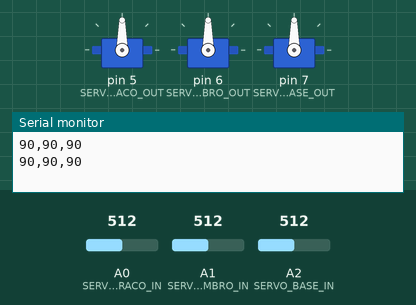
The sketch below on a simulated Arduino Uno, built with avr-gcc and run on an emulated ATmega328P. Parts: 3 × servo, the last lines printed to the serial monitor. The inputs (shaded band) are chosen by the test bench; at power-on: A0 (SERVO_BRACO_IN) = 512, A1 (SERVO_OMBRO_IN) = 512, A2 (SERVO_BASE_IN) = 512.

Above: at 1.2 s.
1.3 s: A0 (SERVO_BRACO_IN) set to 716
At 1.8 s:
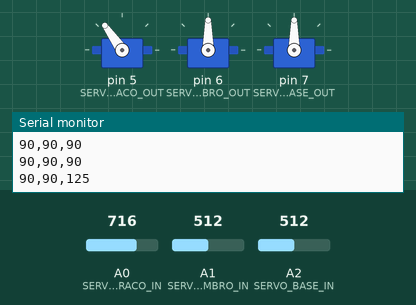
2.8 s: A1 (SERVO_OMBRO_IN) set to 716
At 3.8 s:
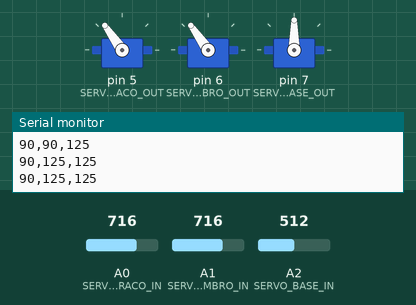
4.3 s: A2 (SERVO_BASE_IN) set to 716
At 5.1 s:
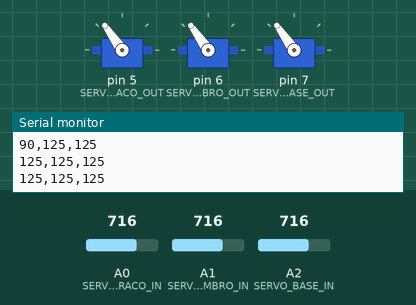
5.8 s: A1 (SERVO_OMBRO_IN) set to 900
At 7.0 s:
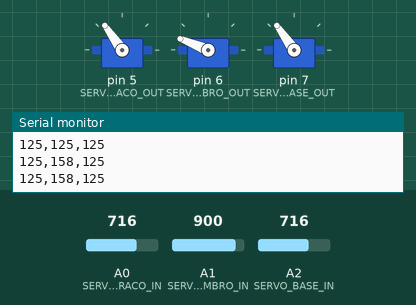
7.3 s: A2 (SERVO_BASE_IN) set to 900
At 8.4 s:
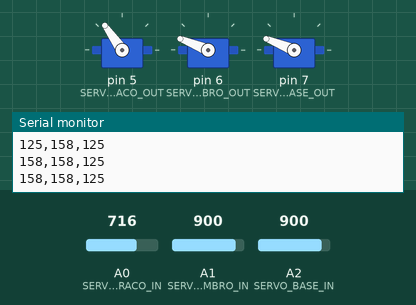
8.8 s: A0 (SERVO_BRACO_IN) set to 511
At 9.2 s:
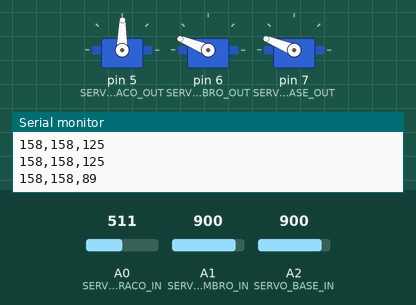
Timing chart, 0 to 11.3 s (numbered marks = the images above; inputs shaded):
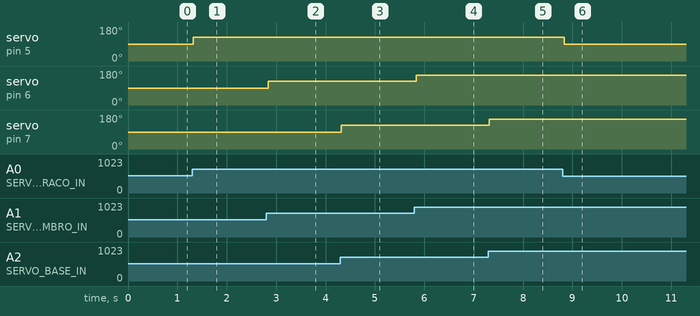

Measured:
- after the input at 1.3 s, servo on pin 5 (SERVO_BRACO_OUT): 90° → 125° at once
- after the input at 2.8 s, servo on pin 6 (SERVO_OMBRO_OUT): 90° → 125° at once
- after the input at 4.3 s, servo on pin 7 (SERVO_BASE_OUT): 90° → 125° at once
- after the input at 5.8 s, servo on pin 6 (SERVO_OMBRO_OUT): 125° → 158° at once
- after the input at 7.3 s, servo on pin 7 (SERVO_BASE_OUT): 125° → 158° at once
- after the input at 8.8 s, servo on pin 5 (SERVO_BRACO_OUT): 125° → 89° at once

The sketch:

garra.ino
```cpp
// ======================================================================
// ======================= INCLUINDO BIBLIOTECAS ========================
#include <Servo.h>

// ======================================================================
// ========================== DEFININDO PINOS ===========================

// Pinos de entrada:
#define SERVO_BRACO_IN A0
#define SERVO_OMBRO_IN A1
#define SERVO_BASE_IN A2

// Pinos de saída:
#define SERVO_BRACO_OUT 5
#define SERVO_OMBRO_OUT 6
#define SERVO_BASE_OUT 7

// ======================================================================
// ===================== INICIALIZANDO BIBLIOTECAS ======================
Servo servo_braco, servo_ombro, servo_base;

// ======================================================================
// ======================= VARIAVEIS DE CONTROLE ========================
String modoControle = "manual";  // ou "aumatico"
int pos_base, pos_braco, pos_ombro;

// Variaveis para comunicação serial:
char inChar;
bool auto_mode = false, manual_mode = false;

// LIMITES:

// Braço:
int braco_min = 0, braco_init = 90, braco_max = 125;
// Ombro:
int ombro_min = 0, ombro_init = 160, ombro_max = 180;
// Base:
int base_min = 50, base_init = 90, base_max = 180;

void setup() {
  Serial.begin(9600); // Inicial comunicação serial

  // Define modo dos pinos:
  pinMode(SERVO_BRACO_IN, INPUT_PULLUP);
  pinMode(SERVO_OMBRO_IN, INPUT_PULLUP);
  pinMode(SERVO_BASE_IN, INPUT_PULLUP);

  pinMode(SERVO_BRACO_OUT, OUTPUT);
  pinMode(SERVO_OMBRO_OUT, OUTPUT);
  pinMode(SERVO_BASE_OUT, OUTPUT);

  // Inicializa Servos:
  servo_braco.attach(SERVO_BRACO_OUT);
  servo_ombro.attach(SERVO_OMBRO_OUT);
  servo_base.attach(SERVO_BASE_OUT);

  set_pos_inicial();  // Posição inicial do braço robótico
}

void loop() {
  if (Serial.available()) {
    String comando = Serial.readStringUntil('\n');
    comando.trim();

    /*
      A interface se comunica de duas formas com o Arduino:
        1. Seleção do modo de operação
        2. Comando de movimentos
    */

    // 1.
    if (comando.startsWith("modo:")) {
      // Troca o modo de controle
      modoControle = comando.substring(5);
      Serial.print("Modo alterado para: ");
      Serial.println(modoControle);
    }
    // 2.
    else if (modoControle == "automatico") {
      modo_automatico(comando);
    }

  }

  // Controle via potenciômetros, caso o controe via interface seja desativado:
  if (modoControle == "manual") {
    modo_manual();
  }
}

void set_pos_inicial() {
  servo_braco.write(braco_init);
  servo_ombro.write(ombro_init);
  servo_base.write(base_init);
}

// Controle manual: posição do braço robótico definida por potenciômetros
// e os valores são enviados para a interface via serial.
long time = millis();
void modo_manual() {
  pos_base = analogRead(SERVO_BASE_IN);
  pos_ombro = analogRead(SERVO_OMBRO_IN);
  pos_braco = analogRead(SERVO_BRACO_IN);
  // Serial.println("Base: " + String(pos_base) + "\t\tOmbro: " + String(pos_ombro) + "\t\tBraco: " + String(pos_braco));


  pos_base = map(pos_base, 0, 1023, 0, 180);
  pos_ombro = map(pos_ombro, 0, 1023, 0, 180);
  pos_braco = map(pos_braco, 0, 1023, 0, 180);

  pos_base = constrain(pos_base, base_min, base_max);
  pos_ombro = constrain(pos_ombro, ombro_min, ombro_max);
  pos_braco = constrain(pos_braco, braco_min, braco_max);

  // Serial.println("Base: " + String(pos_base) + "\t\tOmbro: " + String(pos_ombro) + "\t\tBraco: " + String(pos_braco));

  servo_base.write(pos_base);
  servo_ombro.write(pos_ombro);
  servo_braco.write(pos_braco);


  // Manda posição do arduino para a interface (em teste):
  if (millis() - time >= 500) {
    Serial.println(String(pos_base) + "," + String(pos_ombro) + "," + String(pos_braco));
    time = millis();
  }
  delay(50); // tempo entre leituras
}

// Controle via interface: posições são enviadas via serial para o Arduino
void modo_automatico(String comando) {
  int baseIdx = comando.indexOf(',');
  int ombroIdx = comando.indexOf(',', baseIdx + 1);

  if (baseIdx > 0 && ombroIdx > baseIdx) {
    String baseStr = comando.substring(0, baseIdx);
    String ombroStr = comando.substring(baseIdx + 1, ombroIdx);
    String bracoStr = comando.substring(ombroIdx + 1);

    pos_base = constrain(baseStr.toInt(), base_min, base_max);
    pos_ombro = constrain(ombroStr.toInt(), ombro_min, ombro_max);
    pos_braco = constrain(bracoStr.toInt(), braco_min, braco_max);

    // Move os servos
    servo_base.write(pos_base);
    servo_ombro.write(pos_ombro);
    servo_braco.write(pos_braco);

    Serial.print("Movendo para: ");
    Serial.print(pos_base); Serial.print(", ");
    Serial.print(pos_ombro); Serial.print(", ");
    Serial.println(pos_braco);
  }
}
```
